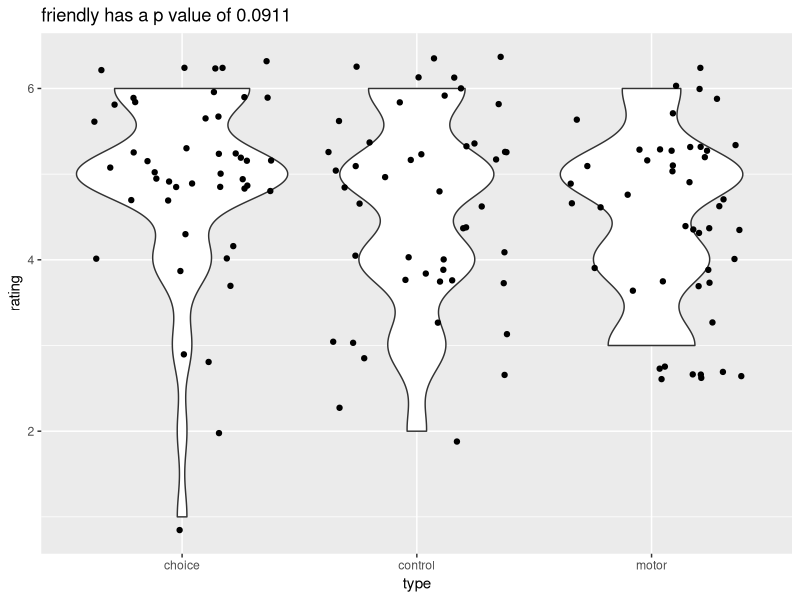
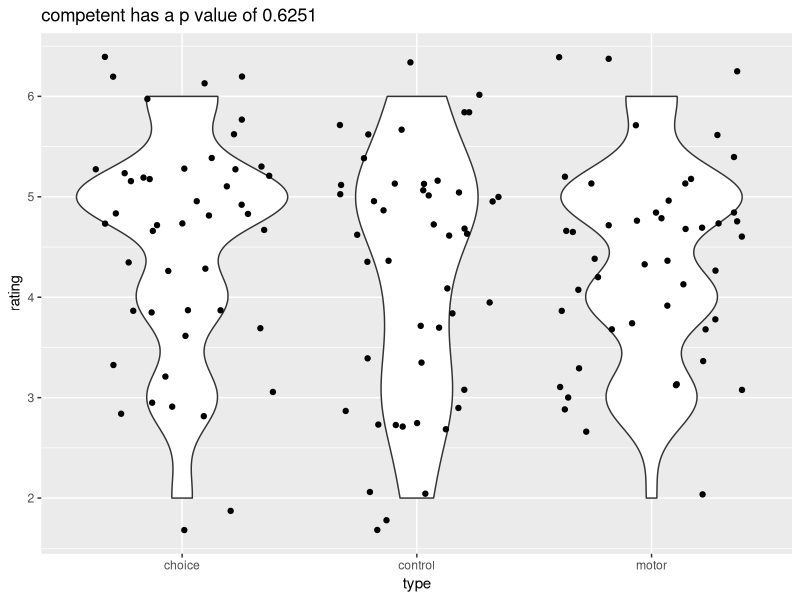
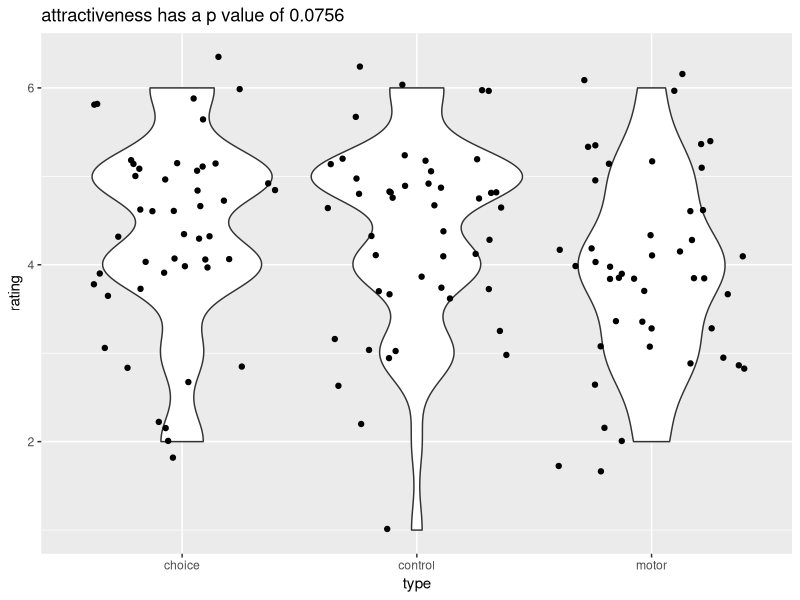
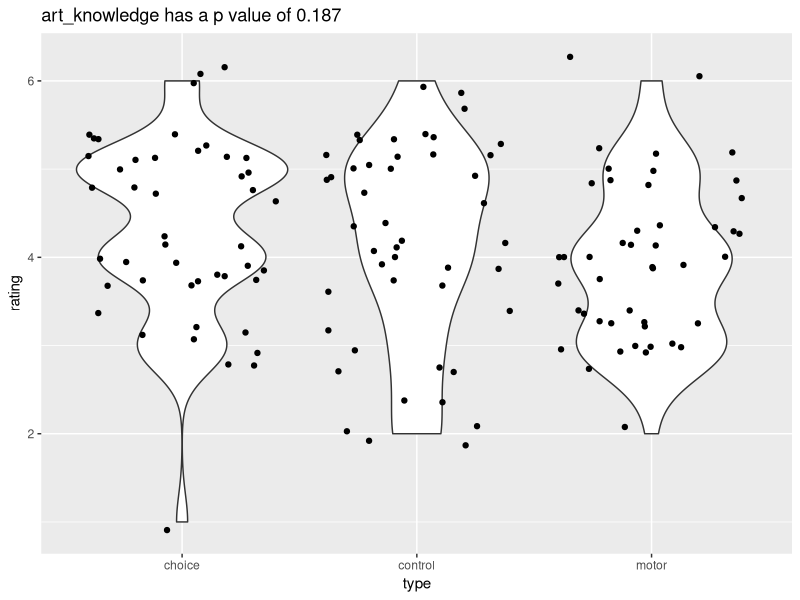
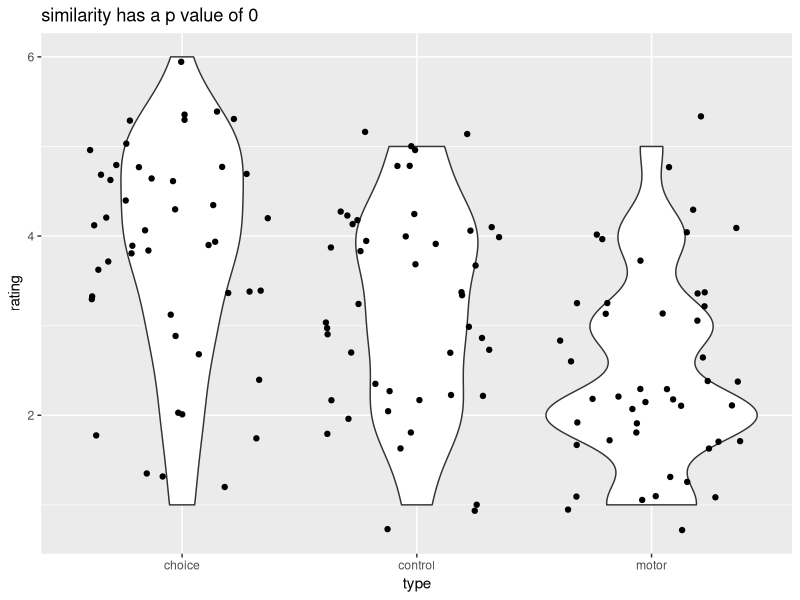
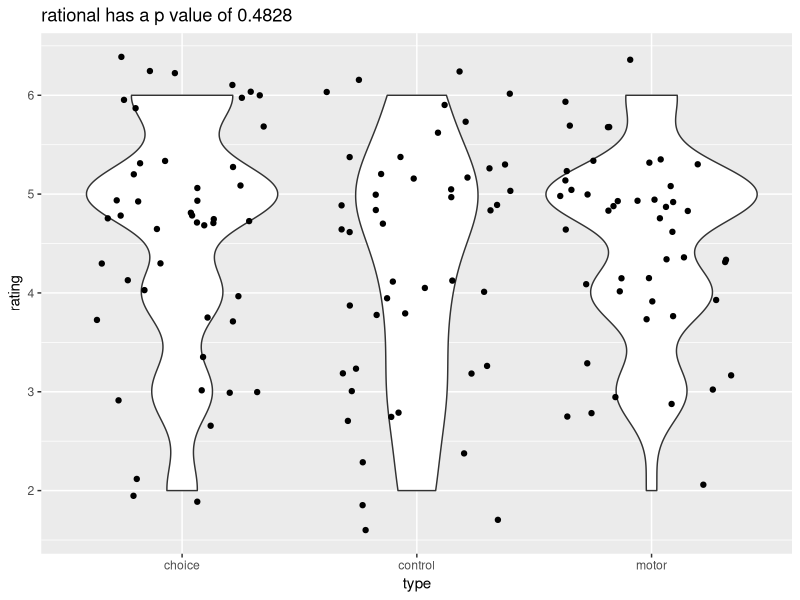
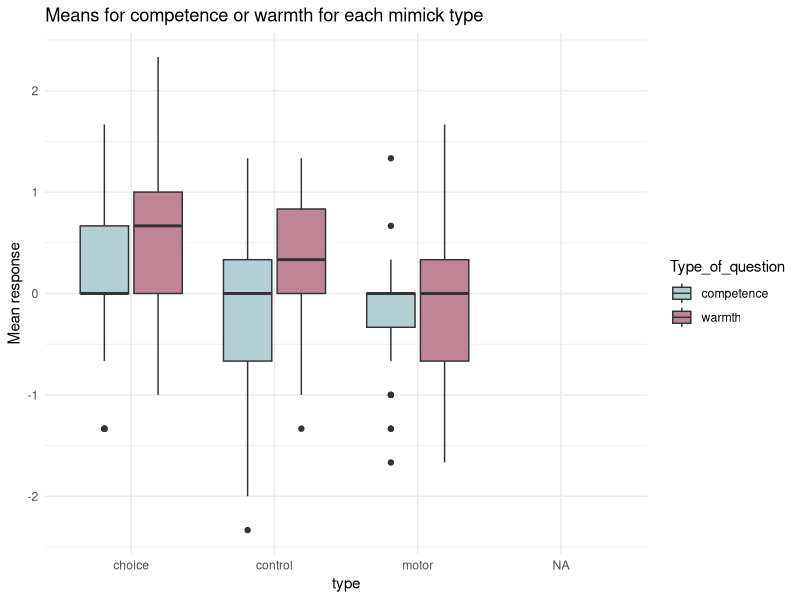
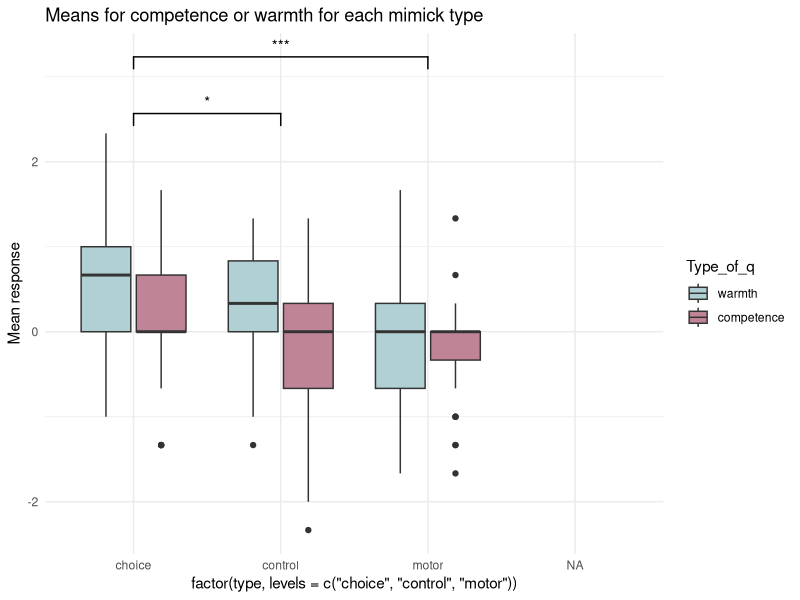

Reproduce these figures in R, in order. (Note: this script raises an error after producing the figures.)

library(tidyverse)
library(psy)
library(lme4)
library(ggsignif)
colors_a = c('#B0D0D3', '#C08497','#F7AF9D')

groups = read_csv('groups.csv', col_names = TRUE) %>%dplyr::select(-1,-2)
groups_long = groups %>%
  dplyr::select(id, first, second, third) %>%
  pivot_longer(2:4, names_to = 'response', values_to = 'type')

groups_order = groups %>%
  dplyr::select(id, conf1, conf2, conf3) %>%
  pivot_longer(2:4, names_to = 'block', values_to = 'confed_name') %>%
  mutate(block = ifelse(block == 'conf1', 'first', 
                        ifelse(block == 'conf2', 'second',
                               ifelse(block == 'conf3', 'third', 0))))

# ADD art interest
dat_art_indiff <- read_csv('dat_art.csv') %>%
  filter(Response < 10) %>%
  mutate(id = Participant_Public_ID) 

art_interest_full <- dat_art_indiff %>%
  group_by(id) %>%
  summarise(full_score = mean(Response))




groups_mim = groups_long %>%
  rename('block' = 'response') %>%
  full_join(groups_order)



# Rating data ------------------------------
dat_rating2 <- read_csv('ratings_data.csv', col_names = TRUE) %>%
  dplyr::select(Participant_Public_ID, Question_Key, Response) 

colnames(dat_rating2) <- c('id','question','response')

dat_rating3 <- dat_rating2 %>%
  filter(response < 10) %>%
  filter(str_detect(question, "quantised")) 

# group the data by type of question 
warmth_k = c('friendly', 'similarity', 'attractiveness')
comp_k = c('competent', 'art_knowledge', 'rational')
w_k <- paste(warmth_k, collapse="|") # "ll|lo|hl"
ratings_data <- dat_rating3 %>%
  mutate(rating = response) %>%
  mutate(Type_of_question = ifelse(str_detect(question, w_k),'warmth','competence'),
         response = ifelse(str_detect(question, '1'), 'first',
                           ifelse(str_detect(question, '2'), 'second',
                                  ifelse(str_detect(question, '3'),'third', 'baseline'))))

ratings_by_group = ratings_data %>%
  full_join(groups_long) %>%
  mutate(type = ifelse(response == 'baseline', 'baseline', type)) %>%
  na.omit() %>%
  mutate(confed_name = ifelse(str_detect(question, 'Lucile'), 'L', 
                              ifelse(str_detect(question, 'Maria'), 'M',
                                     ifelse(str_detect(question, 'Amie'), 'A', 99)))) %>%
  rename('block' = 'response')



# Ratings across mimicking for each question --------------------

vars2 = c('friendly', 'competent', 'attractiveness', 
         'art_knowledge', 'similarity', 'rational')

for (i in 1:6) {
ratings_by_group_fr <- ratings_by_group %>%
  filter(grepl(vars2[i], question)) %>%
  filter(block != 'baseline') %>%
  distinct()

mod_Fr <- aov(data = ratings_by_group_fr, rating~type)
summary(mod_Fr)

TukeyHSD(mod_Fr)

gg = ggplot(ratings_by_group_fr, aes(type, rating))+
  geom_violin() +
  geom_jitter() +
  ggtitle(paste0(vars2[i], ' has a p value of ',
                 round(summary(mod_Fr)[[1]][['Pr(>F)']][1],4)))   
  print(paste0(vars2[i], ' has a p value of ',
               round(summary(mod_Fr)[[1]][['Pr(>F)']][1],4)))
print(gg)
}



# Ratings questions chronbach alpha -------------------
chr_d <- ratings_by_group %>%
  dplyr::select(id, question, rating) %>%
  na.omit() %>%
  mutate(confed_name = ifelse(str_detect(question, 'Lucile'), 'L', 
                              ifelse(str_detect(question, 'Maria'), 'M',
                                     ifelse(str_detect(question, 'Amie'), 'A', 99)))) %>%
  filter(confed_name == 99) %>%
  distinct() %>%
  pivot_wider(names_from = question, values_from = rating) %>%
  dplyr::select(-1,-2) %>%
  dplyr::select(contains(c('friendly', 'similar', 'attractiveness')))
(0.8 + 0.744 + 0.81)/3
# Average of cronbachs alphas 0.79

cronbach(chr_d)


# warmth chronbach
chr_d <- ratings_by_group %>%
  dplyr::select(id, question, rating) %>% na.omit() %>%
  mutate(confed_name = ifelse(str_detect(question, 'Lucile'), 'L', 
                              ifelse(str_detect(question, 'Maria'), 'M',
                                     ifelse(str_detect(question, 'Amie'), 'A', 99)))) %>%
  filter(confed_name == 99) %>% distinct() %>%
  pivot_wider(names_from = question, values_from = rating) %>%
  dplyr::select(-1,-2) %>%
  dplyr::select(contains(c('friendly', 'similar', 'attractiveness')))
cronbach(chr_d)

# competence chronbach
chr_d <- ratings_by_group %>%
  dplyr::select(id, question, rating) %>% na.omit() %>%
  mutate(confed_name = ifelse(str_detect(question, 'Lucile'), 'L', 
                              ifelse(str_detect(question, 'Maria'), 'M',
                                     ifelse(str_detect(question, 'Amie'), 'A', 99)))) %>%
  filter(confed_name == 99) %>% distinct() %>%
  pivot_wider(names_from = question, values_from = rating) %>%
  dplyr::select(-1,-2) %>%
  dplyr::select(contains(c('art', 'compet', 'rational')))
cronbach(chr_d)


# Liking tripple questions and rating scale ------------------------
rating_questions_scores <-  read_csv('rating_questions_scores.csv')%>%
  group_by(id, type) %>%
  summarise(mean_rating = mean(mean_r)) 

liking_triple <- read_csv('liking_triple_questions.csv') 

composite_rating_questions_scores <- rating_questions_scores %>%
  group_by(id, type) %>%
  summarise(mean_rating = mean(mean_rating))

liking_tripple_and_rating <- liking_triple %>%
  ungroup() %>%
  group_by(id, type) %>%
  summarise(mean_liking_tripple = mean(perc)) %>%
  full_join(composite_rating_questions_scores, by = c("id", 'type')) %>%
  na.omit()




# Add baseline --------------------------

ratings_baseline = ratings_data %>%
  full_join(groups_long) %>%
  mutate(type = ifelse(response == 'baseline', 'baseline', type)) %>%
  na.omit() %>%
  mutate(confed_name = ifelse(str_detect(question, 'Lucile'), 'L', 
                              ifelse(str_detect(question, 'Maria'), 'M',
                                     ifelse(str_detect(question, 'Amie'), 'A', 99)))) %>%
  filter(confed_name != '99') %>%
  full_join(groups_order) %>%
  na.omit() %>%
  dplyr::select(-response) 


ratings_all = full_join(ratings_baseline, ratings_by_group) %>% filter(block != 'baseline')

ratings_avg = ratings_all %>%
  group_by(id, block, confed_name, Type_of_question) %>%
  summarise(mean_r = mean(rating))
  

baseline_mean = ratings_avg %>%
  filter(confed_name != 99) %>%
  rename('mean_r_base' = 'mean_r')


groups_mim = groups_long %>%
  rename('block' = 'response') %>%
  full_join(groups_order) %>%
  dplyr::select(id, confed_name, type)


# Ratings controlled for baseline (by subtracting the baseline) -------------------
exp_means = ratings_avg %>% filter(confed_name == 99) %>%  ungroup() %>%
  dplyr::select(-confed_name) %>%
  full_join(baseline_mean) %>%
  mutate(change_in_rating = mean_r - mean_r_base) %>%
  full_join(groups_mim)

ggplot(exp_means, aes(x = type, y = change_in_rating, fill = Type_of_question))+
  geom_boxplot() +
  scale_fill_manual(values = colors_a[1:2]) +
  labs(y = 'Mean response', title = 'Means for competence or warmth for each mimick type') +
  theme_minimal()

# plot for ratings -----------------------
ggplot(exp_means, aes(fill = factor(Type_of_question, levels = c('warmth', 'competence')), x = factor(type, levels = c('choice', 'control', 'motor')), y = change_in_rating)) +
  geom_boxplot() +
  scale_fill_manual(values = c(colors_a[1], colors_a[2])) +
  labs(y = 'Mean response', title = 'Means for competence or warmth for each mimick type', fill = 'Type_of_q') +
  theme_minimal() +
  geom_signif(
    comparisons = list(c("motor", "control")),
    map_signif_level = TRUE
  ) +
  geom_signif(
    comparisons = list(c("choice", "control")),
    map_signif_level = TRUE
  ) +
  geom_signif(
    comparisons = list(c("choice", "motor")),
    map_signif_level = TRUE, y_position = c(3, 1.5, 2.8)
  )
  

res.aov <- anova_test(data = exp_means, dv = change_in_rating, within = c(type, Type_of_question), wid = id)
get_anova_table(res.aov)


pwc <- exp_means %>%
  pairwise_t_test(
    change_in_rating ~ type * Type_of_question, paired = TRUE,
    p.adjust.method = "bonferroni"
  )
pwc

pwc <- exp_means %>% 
  group_by(Type_of_question) %>%
  emmeans_test(change_in_rating ~ type, p.adjust.method = "bonferroni") 
pwc


exp_means <- exp_means %>%
  mutate(type = as.factor(type))

exp_means <- within(exp_means, type <- relevel(type, ref = 'motor'))

## Rating full scale--------------------
mod2 <- lm(data = exp_means, change_in_rating ~ type * Type_of_question)
summary(mod2)

write.csv(exp_means, 'rating_questions_scores.csv')
# diagnostics are fine --- plot(mod2)
# change from baseline differs between control and choice 
# (higher score in choice - ratings increased from baseline in choice more than in control)



# Pointplot of means only
ratings2 = ratings_by_group %>%
  group_by(id,Type_of_question, type) %>% 
  mutate(mean_r = mean(rating)) 

ggplot(ratings2, aes(x = type, y = mean_r, color = Type_of_question)) +
    geom_boxplot() +
      geom_jitter() + 
    geom_point(aes(x = type,y = mean_r)) +
    labs(title = 'Means for competence or warmth for each mimick type',y = 'Mean response') +
    theme_minimal()

# Boxplot
data_by_id = ratings_by_group %>%
  group_by(id, Type_of_question, type) %>%
  mutate(mean_r = mean(rating)) %>%
ggplot(aes(x = type, y = mean(rating), fill = Type_of_question))+
  geom_boxplot() +
  scale_fill_manual(values = colors_a[1:2]) +
  labs(y = 'Mean response', title = 'Means for competence or warmth for each mimick type') +
  theme_minimal()

# Analysis ratings --------------------------------

avg_ratings = ratings_by_group %>%
  group_by(id, Type_of_question, type) %>% 
  summarise(mean_r = mean(rating))

r_model <- lm(mean_r ~ Type_of_question * type, data = avg_ratings)
summary(r_model)


# Only significant difference between warmth and competence ratings in the motor mimickry 
# Higher ratings for competence than warmth (in the case of motor mimicry)
avg_ratings_motor <- avg_ratings %>%
  filter(type == 'motor')

r_model2 <- lm(mean_r ~ Type_of_question, data = avg_ratings_motor)
summary(r_model2)


# Histograms to check motor 
avg_ratings_motor2 = avg_ratings_motor %>% filter(type == 'motor') %>% filter(Type_of_question == 'warmth')
